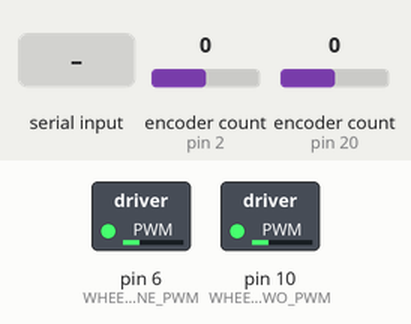
Recording of a sketch running on a simulated Arduino Uno, built with avr-gcc and run on an emulated ATmega328P. On the bench: switched loads named in the sketch (green lamp = pin HIGH). The inputs (shaded band) are chosen by the test bench; at power-on: encoder count (sensors on pin 2, pin 20) 0. What the sketch prints to the serial monitor is not drawn.

Above: at 1.2 s.
1.3 s: "1" received over Serial
Timing chart, 0 to 4.3 s (numbered marks = the images above; inputs shaded):
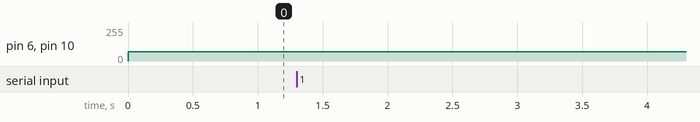

Measured:
- after the input at 1.3 s, every drawn part: stays the same

The sketch:

encoder.ino
```cpp
#include <Encoder.h>

//Wheel 1 Pins - Right
const int WHEEL_ONE_PIN_ONE = 5;
const int WHEEL_ONE_PIN_TWO = 4;
const int WHEEL_ONE_PWM = 6;

//Wheel 2 Pins -Left
const int WHEEL_TWO_PIN_ONE = 8;
const int WHEEL_TWO_PIN_TWO = 9;
const int WHEEL_TWO_PWM = 10;

//Wheel Speed
//int WHEEL_SPEED = 140;

int state;
// Change these pin numbers to the pins connected to your encoder.
//   Best Performance: both pins have interrupt capability
//   Good Performance: only the first pin has interrupt capability
//   Low Performance:  neither pin has interrupt capability
Encoder knobLeft(2, 3);
Encoder knobRight(20, 21);
//   avoid using pins with LEDs attached

void setup() {
  Serial.begin(9600);
  Serial.println("TwoKnobs Encoder Test:");
}

long positionLeft  = -999;
long positionRight = -999;

void loop()
{
  Forward(70, 70);
  long newLeft, newRight;
  newLeft = knobLeft.read();
  newRight = knobRight.read();
  if (newLeft != positionLeft || newRight != positionRight) {
    Serial.print("Left = ");
    Serial.print(newLeft);
    Serial.print(", Right = ");
    Serial.print(newRight);
    Serial.println();
    positionLeft = newLeft;
    positionRight = newRight;
  }
  // if a character is sent from the serial monitor,
  // reset both back to zero.
  if (Serial.available()) {
    Serial.read();
    Serial.println("Reset both knobs to zero");
    knobLeft.write(0);
    knobRight.write(0);
  }
}
void Reverse(int right, int left)
{
  //Wheel 1
  digitalWrite(WHEEL_ONE_PIN_ONE, LOW);
  digitalWrite(WHEEL_ONE_PIN_TWO, HIGH);

  analogWrite(WHEEL_ONE_PWM, right);

  //Wheel 2
  digitalWrite(WHEEL_TWO_PIN_ONE, HIGH);
  digitalWrite(WHEEL_TWO_PIN_TWO, LOW);

  analogWrite(WHEEL_TWO_PWM, left);
}

void Forward(int right, int left)
{
  //Wheel 1
  digitalWrite(WHEEL_ONE_PIN_ONE, HIGH);
  digitalWrite(WHEEL_ONE_PIN_TWO, LOW);

  analogWrite(WHEEL_ONE_PWM, right);

  //Wheel 2
  digitalWrite(WHEEL_TWO_PIN_ONE, LOW);
  digitalWrite(WHEEL_TWO_PIN_TWO, HIGH);

  analogWrite(WHEEL_TWO_PWM, left);
}

void Stop()
{
  //Wheel 1
  digitalWrite(WHEEL_ONE_PIN_ONE, LOW);
  digitalWrite(WHEEL_ONE_PIN_TWO, LOW);

  analogWrite(WHEEL_ONE_PWM, 0);

  //Wheel 2
  digitalWrite(WHEEL_TWO_PIN_ONE, LOW);
  digitalWrite(WHEEL_TWO_PIN_TWO, LOW);

  analogWrite(WHEEL_TWO_PWM, 0);
}

void Right(int WHEEL_SPEED)
{
  //Wheel 1
  digitalWrite(WHEEL_ONE_PIN_ONE, LOW);
  digitalWrite(WHEEL_ONE_PIN_TWO, HIGH);

  analogWrite(WHEEL_ONE_PWM, WHEEL_SPEED);

  //Wheel 2
  digitalWrite(WHEEL_TWO_PIN_ONE, LOW);
  digitalWrite(WHEEL_TWO_PIN_TWO, HIGH);

  analogWrite(WHEEL_TWO_PWM, WHEEL_SPEED);
}

void Left(int WHEEL_SPEED)
{
  //Wheel 1
  digitalWrite(WHEEL_ONE_PIN_ONE, HIGH);
  digitalWrite(WHEEL_ONE_PIN_TWO, LOW);

  analogWrite(WHEEL_ONE_PWM, WHEEL_SPEED);

  //Wheel 2
  digitalWrite(WHEEL_TWO_PIN_ONE, HIGH);
  digitalWrite(WHEEL_TWO_PIN_TWO, LOW);

  analogWrite(WHEEL_TWO_PWM, WHEEL_SPEED);
}
```
